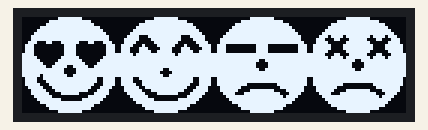
Simulated run of this sketch. Board: Arduino Uno, built with avr-gcc and run on an emulated ATmega328P. Shown: 128×32 one-colour display. The display library's start-up logo is not drawn.

Above: at 2.1 s.

The sketch:

10-1.ino
```cpp
#include <Wire.h>
#include <Adafruit_GFX.h>
#include <Adafruit_SSD1306.h>

#include "images.h"  // 이미지 파일을 포함하는 헤더 파일

#define SCREEN_WIDTH 128  // OLED 디스플레이의 너비 (픽셀 단위)
#define SCREEN_HEIGHT 32  // OLED 디스플레이의 높이 (픽셀 단위)

#define OLED_RESET -1        // 리셋 핀 번호 # (아두이노 리셋 핀을 공유하는 경우 -1)
#define SCREEN_ADDRESS 0x3C  //128x64의 경우 0x3D, 128x32의 경우 0x3C
Adafruit_SSD1306 display(SCREEN_WIDTH, SCREEN_HEIGHT, &Wire, OLED_RESET);

void setup() {
  Serial.begin(115200);

  // SSD1306_SWITCHCAPVCC = 내부적으로 3.3V에서 디스플레이 전압 생성
  if (!display.begin(SSD1306_SWITCHCAPVCC, SCREEN_ADDRESS)) {
    Serial.println(F("SSD1306 allocation failed"));
    for (;;)
      ;  // OLED초기화 실패시, 더 이상 진행하지 않음
  }

  // 초기 디스플레이 버퍼 내용을 화면에 표시합니다.
  // 라이브러리는 이를 Adafruit 스플래시 화면으로 초기화합니다.
  display.display();
  delay(2000);  // 2초간 대기

  display.clearDisplay();       // 디스플레이 지우기

  display.drawBitmap(
    0,
    0,
    VeryGood, 32, 32, 1);  // VeryGood 이미지를 디스플레이에 그리기

  display.drawBitmap(
    32,
    0,
    Good, 32, 32, 1);  // Good 이미지를 디스플레이에 그리기

  display.drawBitmap(
    64,
    0,
    Bad, 32, 32, 1);  // Bad 이미지를 디스플레이에 그리기

  display.drawBitmap(
    96,
    0,
    VeryBad, 32, 32, 1);  // VeryBad 이미지를 디스플레이에 그리기

  display.display();
}

void loop() {
}
```

Source omitted: images.h (data table, 3308 bytes)
